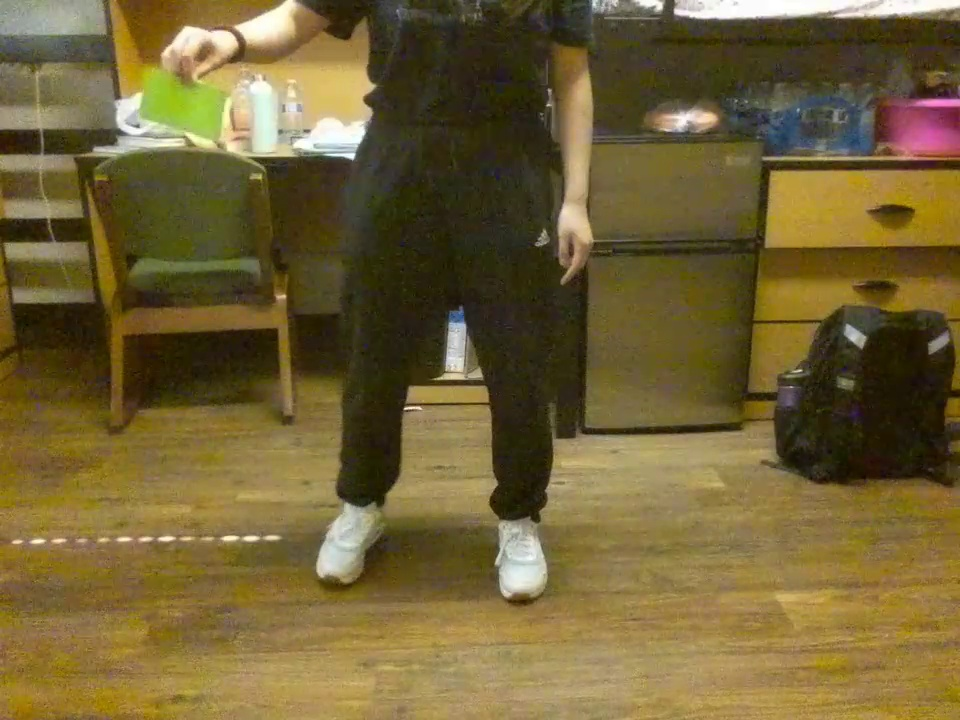
#> input picture img/1047.jpg, 960 x 720 px
$ python -i hsv_class.py   (imports and definitions only)
#> lines starting #> are read from the running program, lines starting #| are printed output that depends on the picture; after the words box and inside, x2 and y2 are one past the last pixel; in counts of white or black regions, pixels touching at a corner belong together
#> further down, picture is the input picture: shape (720, 960, 3); mean B, G, R 54.1, 98, 114.2
from typing import BinaryIO

import cv2
import numpy as np


def nothing(x):
    pass


class HsvSetter:
    hsv = np.asarray([])

    def __init__(self):
        self.hsv = np.load('hsv_value.npy')
#> (reads hsv_value.npy from the repository)
        print(self.hsv)
        cv2.namedWindow("Trackbars")
        # Now create 6 trackbars that will control the lower and upper range of
        # H,S and V channels. The Arguments are like this: Name of trackbar,
        # window name, range,callback function. For Hue the range is 0-179 and
        # for S,V its 0-255.
        cv2.createTrackbar("L - H", "Trackbars", self.hsv[0][0], 179, nothing)
        cv2.createTrackbar("L - S", "Trackbars", self.hsv[0][1], 255, nothing)
        cv2.createTrackbar("L - V", "Trackbars", self.hsv[0][2], 255, nothing)
        cv2.createTrackbar("U - H", "Trackbars", self.hsv[1][0], 179, nothing)
        cv2.createTrackbar("U - S", "Trackbars", self.hsv[1][1], 255, nothing)
        cv2.createTrackbar("U - V", "Trackbars", self.hsv[1][2], 255, nothing)

    def get_hsv(self, frame):
        # Flip the frame horizontally (Not required)
        # frame = cv2.flip(frame, 1)

        # Get the new values of the trackbar in real time as the user changes
        # them
        l_h = cv2.getTrackbarPos("L - H", "Trackbars")
        l_s = cv2.getTrackbarPos("L - S", "Trackbars")
        l_v = cv2.getTrackbarPos("L - V", "Trackbars")
        u_h = cv2.getTrackbarPos("U - H", "Trackbars")
        u_s = cv2.getTrackbarPos("U - S", "Trackbars")
        u_v = cv2.getTrackbarPos("U - V", "Trackbars")

        # Set the lower and upper HSV range according to the value selected
        # by the trackbar
        lower_range = np.array([l_h, l_s, l_v])
        upper_range = np.array([u_h, u_s, u_v])
        self.hsv = np.asarray([lower_range, upper_range])
        np.save('hsv_value', self.hsv)

        return self.hsv

    def display_preview(self, frame):
        # Convert the BGR image to HSV image.
        hsv_image = cv2.cvtColor(frame, cv2.COLOR_BGR2HSV)
#> hsv_image: shape (720, 960, 3); mean H, S, V 25, 145, 114.8

        # Filter the image and get the binary mask, where white represents
        # your target color
        lower_range, upper_range = self.hsv[0], self.hsv[1]
        mask = cv2.inRange(hsv_image, lower_range, upper_range)
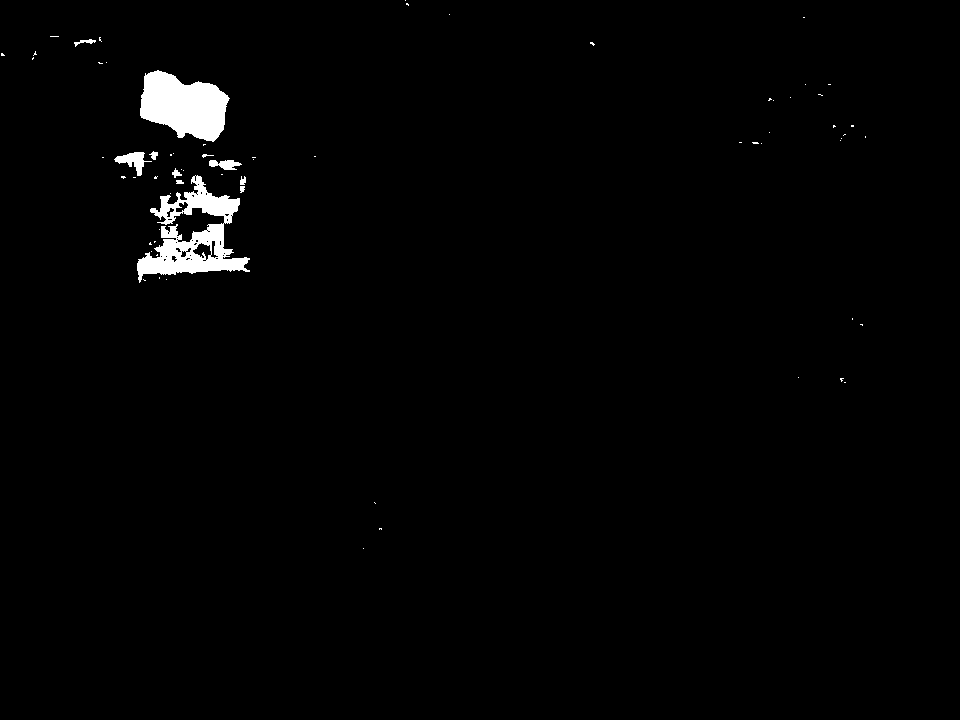
#> mask: shape (720, 960); 1.5% white; 69 white regions (58 under 20 px), largest, box (x1, y1, x2, y2) and area: (137, 175, 250, 283) 4796, (140, 70, 230, 142) 4338, (114, 152, 152, 176) 368

        # You can also visualize the real part of the target color (Optional)
        res = cv2.bitwise_and(frame, frame, mask=mask)

        # Converting the binary mask to 3 channel image, this is just so
        # we can stack it with the others
        mask_3 = cv2.cvtColor(mask, cv2.COLOR_GRAY2BGR)  # stack the mask, orginal frame and the filtered result
        stacked = np.hstack((mask_3, res))
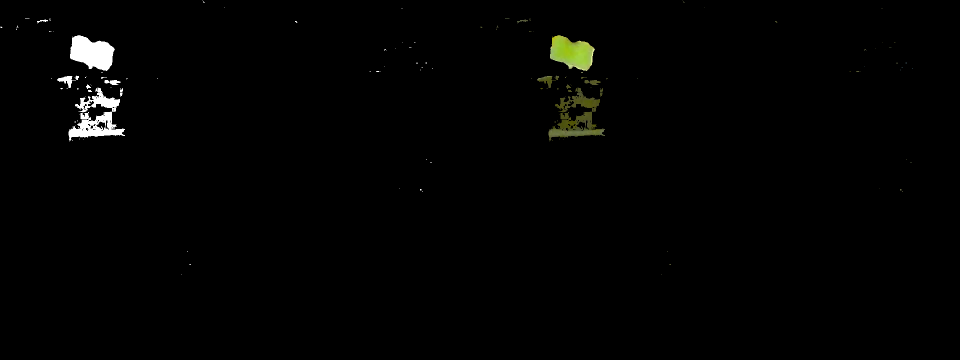
#> stacked: shape (720, 1920, 3) (shown at 1/2 size); mean B, G, R 2.3, 2.9, 2.8
        cv2.imshow('Trackbars', cv2.resize(stacked, None, fx=0.4, fy=0.4))
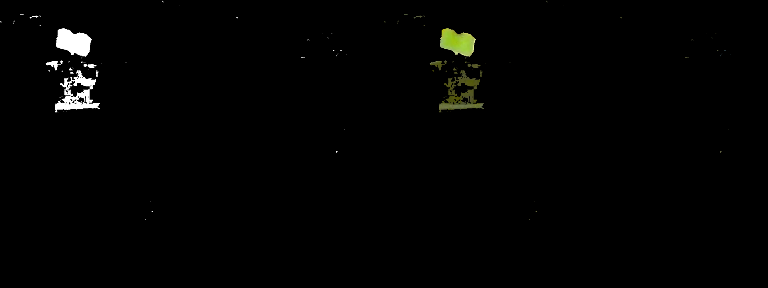
#> window 'Trackbars': shape (288, 768, 3); mean B, G, R 2.3, 2.9, 2.7

        key = cv2.waitKey(1)
#> (key Esc is pressed here)
        if key == ord('h'):
            print("hsv_arr saved!")
            np.save('hsv_value', self.hsv)

>>> import cv2
>>> picture = cv2.imread('img/1047.jpg')
>>> result = HsvSetter().display_preview(picture)
